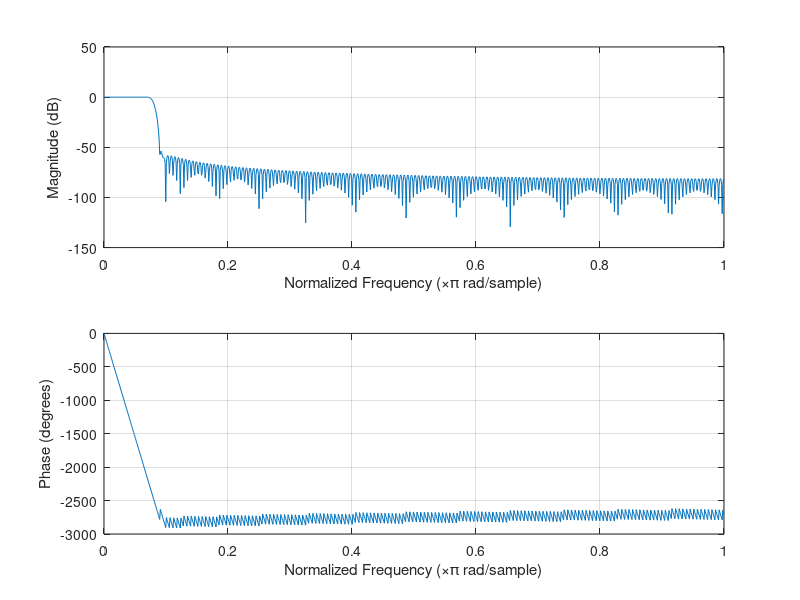
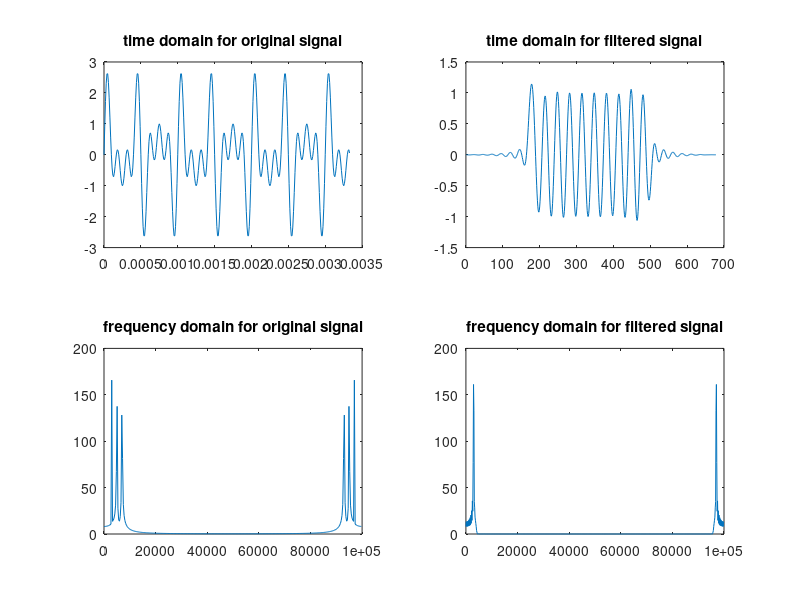

These charts were generated, in order, by the following MATLAB code:
f1 = 3000;
f2 = 5000;
f3 = 7000;
fs = 100000;

n = 0 : (1/fs) : 10/ min(f1,f2,f3);

y1 = sin(2 * pi * f1 * n);
y2 = sin(2 * pi * f2 * n);
y3 = sin(2 * pi * f3 * n);

y_sum = y1 + y2 + y3;

% filter design using window

N = -172 : 172;

h = 0.08 * sinc(0.08 * N);
w = hamming(length(N));
H = h .* w';

figure(1)
freqz(H,1);

result = conv(y_sum, H);

% showing filtering result 

figure(2)

subplot(221)
plot(n,y_sum)
title("time domain for original signal");

k1 = (0 : length(n)-1) * fs / length(n);

subplot(223)
plot(k1, abs(fft(y_sum)));
title("frequency domain for original signal");

subplot(222)
plot(result);
title("time domain for filtered signal");

k2 = [0 : length(result)-1] * fs / length(result);
subplot(224)
plot(k2, abs(fft(result)));
title("frequency domain for filtered signal");



